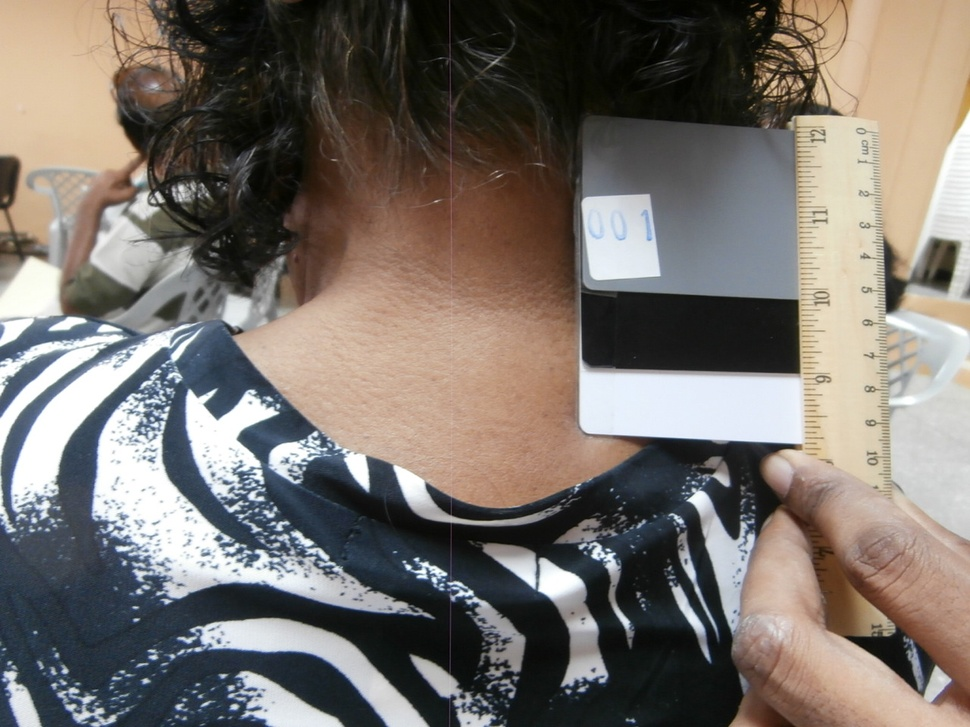
#> input picture Sample_Pics/1.JPG, 970 x 727 px, shrunk from 1280 x 960 before the run; its folder holds only this picture in this run
$ python loopImgs.py
#> lines starting #> are read from the running program, lines starting #| are printed output that depends on the picture; after the words box and inside, x2 and y2 are one past the last pixel; in counts of white or black regions, pixels touching at a corner belong together
import os
import numpy as np
import argparse
import cv2
import random
import math
import csv

RGB_SCALE = 255
CMYK_SCALE = 100

def sRGBtoLinearRGB(c):
    if c <= 0.04045:
        return c / 12.92
    else:
        return ((c + 0.055) / 1.055) ** 2.4

def rgb_to_cmyk(r, g, b):
    if (r, g, b) == (0, 0, 0):
        # black
        return 0, 0, 0, CMYK_SCALE

    # rgb [0,255] -> cmy [0,1]
    c = 1 - r / RGB_SCALE
    m = 1 - g / RGB_SCALE
    y = 1 - b / RGB_SCALE

    # extract out k [0, 1]
    min_cmy = min(c, m, y)
    c = (c - min_cmy) / (1 - min_cmy)
    m = (m - min_cmy) / (1 - min_cmy)
    y = (y - min_cmy) / (1 - min_cmy)
    k = min_cmy

    # rescale to the range [0,CMYK_SCALE]
    return int(c * CMYK_SCALE), int(m * CMYK_SCALE), int(y * CMYK_SCALE), int(k * CMYK_SCALE)

def rgbToLab(r, g, b) :
    r = r / 255
    g = g / 255
    b = b / 255

    if r > 0.04045:
        r = (r + 0.055) / 1.055 ** 2.4
    else:
        r = r / 12.92

    if g > 0.04045:
        g = (g + 0.055) / 1.055 ** 2.4
    else:
        g = g / 12.92

    if b > 0.04045:
        b = (b + 0.055) / 1.055 ** 2.4
    else:
        b = b / 12.92

    x = (r * 0.4124 + g * 0.3576 + b * 0.1805) / 0.95047
    y = (r * 0.2126 + g * 0.7152 + b * 0.0722) / 1.00000
    z = (r * 0.0193 + g * 0.1192 + b * 0.9505) / 1.08883

    if x > 0.008856:
        x = x ** (1 / 3)
    else:
        x = (7.787 * x) + 16 / 116
    if y > 0.008856:
        y = y ** (1 / 3)
    else:
        y = (7.787 * y) + 16 / 116
    if z > 0.008856:
        z = z ** (1 / 3)
    else:
        z = (7.787 * z) + 16 / 116

    return f"{(116 * y) - 16:.5f},{500 * (x - y):.5f},{200 * (y - z):.5f}"

def rgbToHsv(r, g, b):
    rabs = r / 255
    gabs = g / 255
    babs = b / 255
    v = max(rabs, gabs, babs)
    diff = v - min(rabs, gabs, babs)
    diffc = lambda c: (v - c) / 6 / diff + 1 / 2
    percentRoundFn = lambda num: round(num * 100) / 100
    if diff == 0:
        h = s = 0
    else:
        s = diff / v
        rr = diffc(rabs)
        gg = diffc(gabs)
        bb = diffc(babs)
        if rabs == v:
            h = bb - gg
        elif gabs == v:
            h = (1 / 3) + rr - bb
        elif babs == v:
            h = (2 / 3) + gg - rr
        if h < 0:
            h += 1
        elif h > 1:
            h -= 1
    return f"{round(h * 360)},{percentRoundFn(s * 100)},{percentRoundFn(v * 100)}"

def rgbToLuminance(r, g, b):
      return (((0.2126*r/255)+(0.7152*g/255)+(0.0722*b/255))*100)

def temperature2rgb(kelvin):
    temperature = kelvin / 100.0
    if temperature < 66.0:
        red = 255
    else:
        red = temperature - 55.0
        red = 351.97690566805693 + 0.114206453784165 * red - 40.25366309332127 * math.log(red)
        if red < 0:
            red = 0
        if red > 255:
            red = 255
    if temperature < 66.0:
        green = temperature - 2
        green = -155.25485562709179 - 0.44596950469579133 * green + 104.49216199393888 * math.log(green)
        if green < 0:
            green = 0
        if green > 255:
            green = 255
    else:
        green = temperature - 50.0
        green = 325.4494125711974 + 0.07943456536662342 * green - 28.0852963507957 * math.log(green)
        if green < 0:
            green = 0
        if green > 255:
            green = 255
    if temperature >= 66.0:
        blue = 255
    else:
        if temperature <= 20.0:
            blue = 0
        else:
            blue = temperature - 10
            blue = -254.76935184120902 + 0.8274096064007395 * blue + 115.67994401066147 * math.log(blue)
            if blue < 0:
                blue = 0
            if blue > 255:
                blue = 255
    return {"red": round(red), "blue": round(blue), "green": round(green)}

def rgbToTemperature(r, g, b):
    epsilon = 0.4
    minTemperature = 1000
    maxTemperature = 40000
    while maxTemperature - minTemperature > epsilon:
        temperature = (maxTemperature + minTemperature) / 2
        testRGB = temperature2rgb(temperature)
        if (testRGB["blue"] / testRGB["red"]) >= (b / r):
            maxTemperature = temperature
        else:
            minTemperature = temperature
    return round(temperature)

def rgbToRyb(r, g, b):
    # Remove the whiteness from the color.
    w = min(r, g, b)
    r -= w
    g -= w
    b -= w

    mg = max(r, g, b)

    # Get the yellow out of the red+green.
    y = min(r, g)
    r -= y
    g -= y

    # If this unfortunate conversion combines blue and green, then cut each in
    # half to preserve the value's maximum range.
    if b and g:
        b /= 2.0
        g /= 2.0

    # Redistribute the remaining green.
    y += g
    b += g

    # Normalize to values.
    my = max(r, y, b)
    if my:
        n = mg / my
        r *= n
        y *= n
        b *= n

    # Add the white back in.
    r += w
    y += w
    b += w

    # And return back the ryb typed accordingly.
    return str(int(r)) + "," + str(int(y)) + "," + str(int(b))

def rgbToXyz(r, g, b):
    r = sRGBtoLinearRGB(r / 255)
    g = sRGBtoLinearRGB(g / 255)
    b = sRGBtoLinearRGB(b / 255)

    X = 0.4124 * r + 0.3576 * g + 0.1805 * b
    Y = 0.2126 * r + 0.7152 * g + 0.0722 * b
    Z = 0.0193 * r + 0.1192 * g + 0.9505 * b

    return str(int(X * 100)) + "," + str(int(Y * 100)) + "," + str(int(Z * 100))

# [12 lines left out: function k_val, not called in this run]

#0<--Blk+++White-->255

hcmyk = ""
ncmyk = ""
hlab = ""
nlab = ""
hhsv = ""
nhsv = ""
hlum = ""
nlum = ""
htemp = ""
ntemp = ""
hryb = ""
nryb = ""
hxyz = ""
nxyz = ""
hkval = ""
nkval = ""


fcount = 0

for files in os.listdir('Sample_Pics/'):
    # construct the argument parse and parse the arguments
    ap = argparse.ArgumentParser()
    ap.add_argument("-i", "--image", help="path to the image file", default=f'Sample_Pics/{files}')

    args = vars(ap.parse_args())
    lower = np.array([3, 15, 10], dtype="uint8")
    upper = np.array([20, 255, 255], dtype="uint8")

    image = cv2.imread(args["image"])
#> image is the input picture: shape (727, 970, 3); mean B, G, R 107.7, 113.6, 120.6
    image = cv2.resize(image, (300, 300))
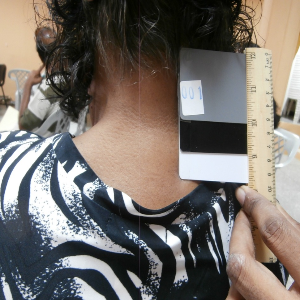
#> image: shape (300, 300, 3); mean B, G, R 107.6, 113.5, 120.5
    converted = cv2.cvtColor(image, cv2.COLOR_BGR2HSV)
#> converted: shape (300, 300, 3); mean H, S, V 50.8, 63.4, 127
    skinMask = cv2.inRange(converted, lower, upper)
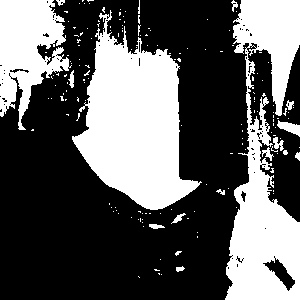
#> skinMask: shape (300, 300); 36.5% white; 165 white regions (148 under 20 px), largest, box (x1, y1, x2, y2) and area: (72, 10, 202, 210) 13968, (225, 0, 300, 300) 12310, (0, 0, 72, 130) 5380
    kernel = cv2.getStructuringElement(cv2.MORPH_ELLIPSE, (11, 11))
    skinMask = cv2.erode(skinMask, kernel, iterations=2)
#> skinMask: shape (300, 300); 16.8% white; 6 white regions, box (x1, y1, x2, y2) and area: (86, 52, 179, 200) 8552, (0, 0, 43, 62) 2031, (251, 0, 300, 58) 1896, (240, 188, 300, 271) 1777, (237, 265, 285, 300) 869, (292, 294, 300, 300) 23
    skinMask = cv2.dilate(skinMask, kernel, iterations=2)
#> skinMask: shape (300, 300); 28.5% white; 4 white regions
    # blur the mask to help remove noise
    skinMask = cv2.GaussianBlur(skinMask, (3, 3), 0)
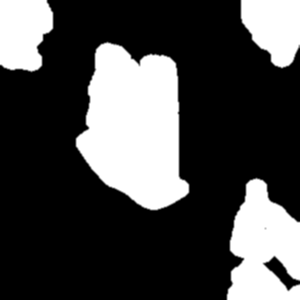
#> skinMask: shape (300, 300); min 0, max 255, mean 72.6
    # apply the mask to the original image
    skin = cv2.bitwise_and(image, image, mask=skinMask)
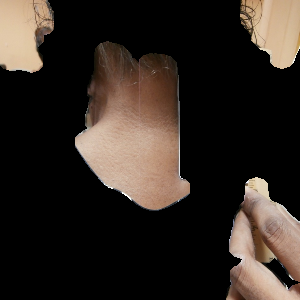
#> skin: shape (300, 300, 3); mean B, G, R 34.1, 40.3, 48.9
    # Find contours in the skin mask
    contours, _ = cv2.findContours(skinMask, cv2.RETR_EXTERNAL, cv2.CHAIN_APPROX_SIMPLE)
#> contours = 4 contours; box (x1, y1, x2, y2) and area: (75, 41, 190, 211) 13533, (226, 177, 300, 300) 6466, (0, 0, 54, 73) 3214, (240, 0, 300, 69) 3060
    # Initialize a list to store bounding boxes of non-black/skin regions
    non_black_boxes = []
    # Loop over the contours
    for contour in contours:
        # Get bounding box for each contour
        x, y, w, h = cv2.boundingRect(contour)
        if cv2.contourArea(contour) > 100:
            non_black_boxes.append((x, y, w, h))
#> this loop made 4 passes
#> (x, y, w, h) on passes 1 to 4: (226, 177, 74, 123), (75, 41, 115, 170), (240, 0, 60, 69), (0, 0, 54, 73)
#> after the loop, non_black_boxes = [(226, 177, 74, 123), (75, 41, 115, 170), (240, 0, 60, 69), (0, 0, 54, 73)]

    # Create a copy of the original skin image
    skin_cropped = skin.copy()

    # Draw bounding boxes on the copy
    # This only draws the reactangle bounding boxes
    for box in non_black_boxes:
        x, y, w, h = box
        #img output,upper left, lower right, BGR Color, thickness
        cv2.rectangle(skin_cropped, (x, y), (x + w, y + h), (0, 255, 0), 2)
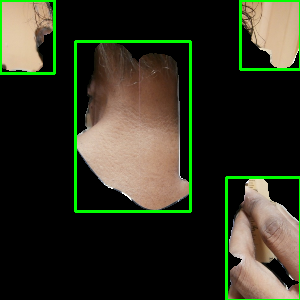
#> skin_cropped: shape (300, 300, 3); 4.09% of pixels changed, all inside (x1, y1, x2, y2) = (0, 0, 300, 300)

    # Determine Largest Contour
    # Get largest contour
    largest_contour = max(contours, key=cv2.contourArea)
#> largest_contour = contour of 154 points, box (x1, y1, x2, y2) (75, 41, 190, 211), area 13533
    largest_contour_mask = np.zeros_like(skinMask)
    cv2.drawContours(largest_contour_mask, [largest_contour], 0, 255, thickness=cv2.FILLED)
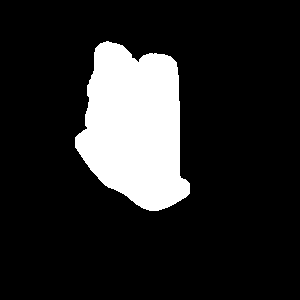
#> largest_contour_mask: shape (300, 300); 15.3% white; 1 white region, box (x1, y1, x2, y2) and area: (75, 41, 190, 211) 13756

    # Apply the mask to the original image
    largest_contour_image = cv2.bitwise_and(image, image, mask=largest_contour_mask)
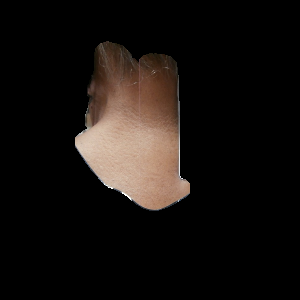
#> largest_contour_image: shape (300, 300, 3); mean B, G, R 14.9, 17.7, 22.2

    #This specifically writes the image to a file called skin1.png
    cv2.imwrite(f'CroppedImgs/skin{fcount}.png',largest_contour_image)

    file_path = f'CroppedImgs/skin{fcount}.png'
    img = cv2.imread(file_path)
    fcount = fcount + 1
    imgW = np.size(img,1)
#> imgW = 300
    imgH = np.size(img,0)
#> imgH = 300

    randoW = []
    randoH = []
    pxlArray = []
    grayPixels = []

    count = 0
    #Set sample size
    n = 50
    #Sample pixels
    #While at the same time eliminating the wholly black pixels.
    while count != n:
        for i in range(0,n):
            h = random.randint(0,imgH-1)
            w = random.randint(0,imgW-1)
            if not np.all(img[h, w] == 0):
                randoW.append(w)
                randoH.append(h)
                count = count + 1
            else:
                break
#> after the loop, count = 50; randoH = 50 values, max 207 at index 0, min 43 at index 29, mean 120.8; randoW = 50 values, max 185 at index 32, min 83 at index 23, mean 135.2

    for i in range(0,n):
        pxlArray.append(img[randoH[i], randoW[i]])
        grayPixels.append(int(sum(pxlArray[i])//3))
#> after the loop, grayPixels = 50 values, max 219 at index 10, min 20 at index 41, mean 109.1; pxlArray = 50 items, first 6: [101, 129, 173], [72, 89, 128], [107, 131, 173], [172, 191, 218], [31, 44, 66], [142, 161, 195]

    data_pairs = dict(zip(grayPixels, pxlArray))
#> data_pairs = 45 items
    sorted_keys = sorted(data_pairs.keys())
#> sorted_keys = 45 values from 20 to 219
    sorted_arr2 = [data_pairs[key] for key in sorted_keys]
#> sorted_arr2 = 45 items, first 6: [10, 21, 30], [12, 23, 34], [16, 28, 38], [25, 39, 61], [28, 39, 60], [38, 44, 47]

    minpt = int(0.2*(len(sorted_arr2)))
#> minpt = 9
    maxpt = int(0.8*(len(sorted_arr2)))
#> maxpt = 36
    #print(pxlArray[2])

    minPxVal = sorted_arr2[minpt]
#> minPxVal = [30, 46, 75]
    maxPxVal = sorted_arr2[maxpt]
#> maxPxVal = [137, 156, 193]

    #The hyperpigmented/darker skin
    r_min=minPxVal[0]
#> r_min = 30
    g_min=minPxVal[1]
#> g_min = 46
    b_min=minPxVal[2]
#> b_min = 75

    #The "Normal" skin tone
    r_max=maxPxVal[0]
#> r_max = 137
    g_max=maxPxVal[1]
#> g_max = 156
    b_max=maxPxVal[2]
#> b_max = 193

    '''
    print(r_min," ",g_min," ",g_min)
    print(r_max," ",g_max," ",g_max)

    print("CMYK -","Hyper ", rgb_to_cmyk(r_min,g_min,b_min),"       Normal ",rgb_to_cmyk(r_max,g_max,b_max))
    print("Lab  -","Hyper ", rgbToLab(r_min,g_min,b_min),"          Normal ",rgbToLab(r_max,g_max,b_max))
    print("HSV  -","Hyper ", rgbToHsv(r_min,g_min,b_min),"          Normal ",rgbToHsv(r_max,g_max,b_max))
    print("LUM  -","Hyper ", rgbToLuminance(r_min,g_min,b_min),"    Normal ",rgbToLuminance(r_max,g_max,b_max))
    print("TEMP -","Hyper ", rgbToTemperature(r_min,g_min,b_min),"  Normal ",rgbToTemperature(r_max,g_max,b_max))
    print("RYB  -","Hyper ", rgbToRyb(r_min,g_min,b_min),"          Normal ",rgbToRyb(r_max,g_max,b_max))
    print("XYZ  -","Hyper ", rgbToXyz(r_min,g_min,b_min),"          Normal ",rgbToXyz(r_max,g_max,b_max))
    '''

    hcmyk = rgb_to_cmyk(r_min,g_min,b_min)
#> in rgb_to_cmyk, `c = 1 - r / RGB_SCALE`: c = 0.882
#> in rgb_to_cmyk, `m = 1 - g / RGB_SCALE`: m = 0.82
#> in rgb_to_cmyk, `y = 1 - b / RGB_SCALE`: y = 0.706
#> in rgb_to_cmyk, `c = (c - min_cmy) / (1 - min_cmy)`: c = 0.6
#> in rgb_to_cmyk, `m = (m - min_cmy) / (1 - min_cmy)`: m = 0.387
#> in rgb_to_cmyk, `y = (y - min_cmy) / (1 - min_cmy)`: y = 0
#> in rgb_to_cmyk, `k = min_cmy`: k = 0.706
#> hcmyk = (60, 38, 0, 70)
    ncmyk = rgb_to_cmyk(r_max,g_max,b_max)
#> ncmyk = (29, 19, 0, 24)

    hlab = rgbToLab(r_min,g_min,b_min)
#> in rgbToLab, `r = r / 255`: r = 0.118
#> in rgbToLab, `g = g / 255`: g = 0.18
#> in rgbToLab, `b = b / 255`: b = 0.294
#> in rgbToLab, `r = (r + 0.055) / 1.055 ** 2.4`: r = 0.152
#> in rgbToLab, `g = (g + 0.055) / 1.055 ** 2.4`: g = 0.207
#> in rgbToLab, `b = (b + 0.055) / 1.055 ** 2.4`: b = 0.307
#> in rgbToLab, `x = (r * 0.4124 + g * 0.3576 + b * 0.1805) / 0.95047`: x = 0.202
#> in rgbToLab, `z = (r * 0.0193 + g * 0.1192 + b * 0.9505) / 1.08883`: z = 0.293
#> in rgbToLab, `x = x ** (1 / 3)`: x = 0.587
#> in rgbToLab, `z = z ** (1 / 3)`: z = 0.664
#> hlab = '52.11840,-0.20897,-15.44708'
    nlab = rgbToLab(r_max,g_max,b_max)
#> nlab = '80.83018,0.12862,-10.35133'

    hhsv = rgbToHsv(r_min,g_min,b_min)
#> in rgbToHsv, `rabs = r / 255`: rabs = 0.118
#> in rgbToHsv, `gabs = g / 255`: gabs = 0.18
#> in rgbToHsv, `babs = b / 255`: babs = 0.294
#> in rgbToHsv, `diff = v - min(rabs, gabs, babs)`: diff = 0.176
#> in rgbToHsv, `s = diff / v`: s = 0.6
#> in rgbToHsv, `rr = diffc(rabs)`: rr = 0.667
#> in rgbToHsv, `gg = diffc(gabs)`: gg = 0.607
#> in rgbToHsv, `bb = diffc(babs)`: bb = 0.5
#> in rgbToHsv, `h = (2 / 3) + gg - rr`: h = 0.607
#> hhsv = '219,60.0,29.41'
    nhsv = rgbToHsv(r_max,g_max,b_max)
#> nhsv = '220,29.02,75.69'

    hlum = rgbToLuminance(r_min,g_min,b_min)
#> hlum = 17.53
    nlum = rgbToLuminance(r_max,g_max,b_max)
#> nlum = 60.64

    htemp = rgbToTemperature(r_min,g_min,b_min)
#> htemp = 40000
    ntemp = rgbToTemperature(r_max,g_max,b_max)
#> ntemp = 14388

    hryb = rgbToRyb(r_min,g_min,b_min)
#> in rgbToRyb, `w = min(r, g, b)`: w = 30
#> in rgbToRyb, `r -= w`: r = 0
#> in rgbToRyb, `g -= w`: g = 16
#> in rgbToRyb, `b -= w`: b = 45
#> in rgbToRyb, `y = min(r, g)`: y = 0
#> in rgbToRyb, `b /= 2.0`: b = 22.5
#> in rgbToRyb, `g /= 2.0`: g = 8
#> in rgbToRyb, `b += g`: b = 30.5
#> in rgbToRyb, `n = mg / my`: n = 1.48
#> in rgbToRyb, `y *= n`: y = 11.8
#> in rgbToRyb, `b *= n`: b = 45
#> in rgbToRyb, `r += w`: r = 30
#> in rgbToRyb, `y += w`: y = 41.8
#> in rgbToRyb, `b += w`: b = 75
#> hryb = '30,41,75'
    nryb = rgbToRyb(r_max,g_max,b_max)
#> nryb = '137,151,193'

    hxyz = rgbToXyz(r_min,g_min,b_min)
#> in rgbToXyz, `r = sRGBtoLinearRGB(r / 255)`: r = 0.013
#> in rgbToXyz, `g = sRGBtoLinearRGB(g / 255)`: g = 0.0273
#> in rgbToXyz, `b = sRGBtoLinearRGB(b / 255)`: b = 0.0704
#> in rgbToXyz, `X = 0.4124 * r + 0.3576 * g + 0.1805 * b`: X = 0.0278
#> in rgbToXyz, `Y = 0.2126 * r + 0.7152 * g + 0.0722 * b`: Y = 0.0274
#> in rgbToXyz, `Z = 0.0193 * r + 0.1192 * g + 0.9505 * b`: Z = 0.0704
#> hxyz = '2,2,7'
    nxyz = rgbToXyz(r_max,g_max,b_max)
#> nxyz = '31,32,55'

    #hkval = k_val(r_min,g_min,b_min)
    #nkval = k_val(r_min,g_min,b_min)

    data = [{'HCMYK': hcmyk, 'NCMYK': ncmyk, 'HLAB': hlab, 'NLAB': nlab,
                'HHSV':hhsv, 'NHSV':nhsv, 'HLUM':hlum, 'NLUM':nlum,
                'HTEMP':htemp, 'NTEMP':ntemp, 'HRYB': hryb, 'NRYB': nryb,
                'HXYZ': hxyz, 'NXYZ':nxyz}]

    header_names = ['HCMYK', 'NCMYK', 'HLAB', 'NLAB',
                    'HHSV', 'NHSV', 'HLUM', 'NLUM',
                    'HTEMP', 'NTEMP', 'HRYB', 'NRYB',
                    'HXYZ','NXYZ']

    file_path = 'data.csv'
    file_exists = os.path.exists(file_path)

    with open(file_path, mode='a', newline='') as file:
        writer = csv.DictWriter(file, fieldnames=header_names)

        # Write header if the file is newly created
        if not file_exists:
            writer.writeheader()

        # Write rows
        for row in data:
            writer.writerow(row)
#> this loop made 1 pass

    print('Done')

$ run again, on Sample_Pics/13.JPG
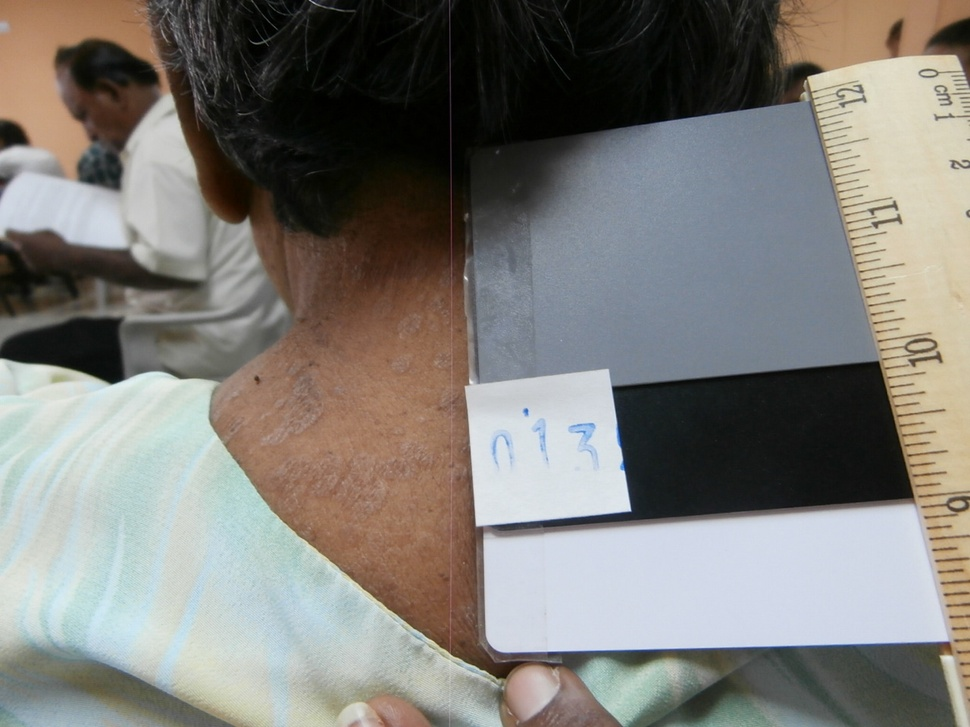
#> input picture Sample_Pics/13.JPG, 970 x 727 px, shrunk from 1280 x 960 before the run
#> image is the input picture: shape (727, 970, 3); mean B, G, R 120.1, 124.7, 126.8
#> image: shape (300, 300, 3)
#> converted: shape (300, 300, 3); mean H, S, V 58.3, 57.7, 135
#> contours = 4 contours; box (x1, y1, x2, y2) and area: (65, 82, 151, 267) 10622, (0, 0, 53, 66) 2367, (238, 0, 300, 30) 1404, (288, 218, 300, 245) 238
#> the loop `for contour in contours:` made 4 passes
#> (x, y, w, h) on passes 1 to 4: (288, 218, 12, 27), (65, 82, 86, 185), (238, 0, 62, 30), (0, 0, 53, 66)
#> after the loop `for contour in contours:`: non_black_boxes = [(288, 218, 12, 27), (65, 82, 86, 185), (238, 0, 62, 30), (0, 0, 53, 66)]
#> the loop `for box in non_black_boxes:` made 4 passes
#> after the loop `for box in non_black_boxes:`:
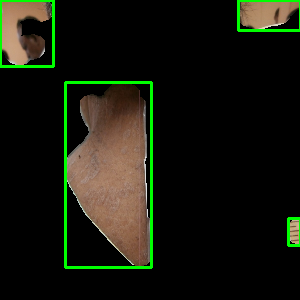
#> skin_cropped: shape (300, 300, 3); mean B, G, R 13.2, 24.6, 21.9
#> largest_contour = contour of 124 points, box (x1, y1, x2, y2) (65, 82, 151, 267), area 10622
#> largest_contour_mask: shape (300, 300); 12% white; 1 white region, box (x1, y1, x2, y2) and area: (65, 82, 151, 267) 10831
#> `largest_contour_image = cv2.bitwise_and(image, image, mask=largest_con..`:
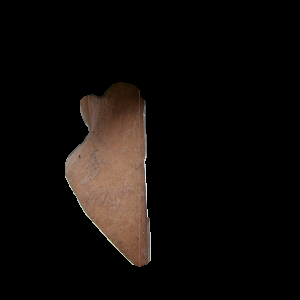
#> largest_contour_image: shape (300, 300, 3); mean B, G, R 9.5, 11.8, 15.6
#> imgW = 300
#> after the loop `while count != n:`: count = 50; randoH = 50 values, max 250 at index 30, min 96 at index 1, mean 168.9; randoW = 50 values, max 149 at index 17, min 67 at index 42, mean 107.7
#> after the loop `for i in range(0,n):`: grayPixels = 50 values, max 208 at index 23, min 32 at index 35, mean 109.6; pxlArray = 50 items, first 6: [84, 102, 136], [29, 41, 54], [38, 55, 89], [115, 130, 161], [48, 60, 86], [16, 32, 55]
#> data_pairs = 40 items
#> sorted_keys = 40 values from 32 to 208
#> sorted_arr2 = 40 items, first 6: [15, 30, 53], [16, 32, 55], [29, 41, 54], [36, 50, 79], [38, 55, 89], [48, 60, 86]
#> minpt = 8
#> maxpt = 32
#> minPxVal = [67, 81, 104]
#> maxPxVal = [107, 129, 167]
#> r_min = 67
#> g_min = 81
#> b_min = 104
#> r_max = 107
#> g_max = 129
#> b_max = 167
#> in rgb_to_cmyk, `c = 1 - r / RGB_SCALE`: c = 0.737
#> in rgb_to_cmyk, `m = 1 - g / RGB_SCALE`: m = 0.682
#> in rgb_to_cmyk, `y = 1 - b / RGB_SCALE`: y = 0.592
#> in rgb_to_cmyk, `c = (c - min_cmy) / (1 - min_cmy)`: c = 0.356
#> in rgb_to_cmyk, `m = (m - min_cmy) / (1 - min_cmy)`: m = 0.221
#> in rgb_to_cmyk, `y = (y - min_cmy) / (1 - min_cmy)`: y = 0
#> k = 0.592
#> hcmyk = (35, 22, 0, 59)
#> ncmyk = (35, 22, 0, 34)
#> in rgbToLab, `r = r / 255`: r = 0.263
#> in rgbToLab, `g = g / 255`: g = 0.318
#> in rgbToLab, `b = b / 255`: b = 0.408
#> in rgbToLab, `r = (r + 0.055) / 1.055 ** 2.4`: r = 0.279
#> in rgbToLab, `g = (g + 0.055) / 1.055 ** 2.4`: g = 0.328
#> in rgbToLab, `b = (b + 0.055) / 1.055 ** 2.4`: b = 0.407
#> in rgbToLab, `x = (r * 0.4124 + g * 0.3576 + b * 0.1805) / 0.95047`: x = 0.322
#> in rgbToLab, `y = (r * 0.2126 + g * 0.7152 + b * 0.0722) / 1.00000`: y = 0.323
#> in rgbToLab, `z = (r * 0.0193 + g * 0.1192 + b * 0.9505) / 1.08883`: z = 0.396
#> in rgbToLab, `x = x ** (1 / 3)`: x = 0.685
#> in rgbToLab, `y = y ** (1 / 3)`: y = 0.686
#> in rgbToLab, `z = z ** (1 / 3)`: z = 0.734
#> hlab = '63.60433,-0.47401,-9.63805'
#> nlab = '75.23808,-0.36366,-11.97545'
#> rabs = 0.263
#> gabs = 0.318
#> babs = 0.408
#> diff = 0.145
#> s = 0.356
#> rr = 0.667
#> gg = 0.604
#> bb = 0.5
#> in rgbToHsv, `h = (2 / 3) + gg - rr`: h = 0.604
#> hhsv = '217,35.58,40.78'
#> nhsv = '218,35.93,65.49'
#> hlum = 31.25
#> nlum = 49.83
#> htemp = 22630
#> ntemp = 23498
#> in rgbToRyb, `w = min(r, g, b)`: w = 67
#> in rgbToRyb, `r -= w`: r = 0
#> in rgbToRyb, `g -= w`: g = 14
#> in rgbToRyb, `b -= w`: b = 37
#> in rgbToRyb, `y = min(r, g)`: y = 0
#> in rgbToRyb, `b /= 2.0`: b = 18.5
#> in rgbToRyb, `g /= 2.0`: g = 7
#> in rgbToRyb, `b += g`: b = 25.5
#> n = 1.45
#> in rgbToRyb, `y *= n`: y = 10.16
#> in rgbToRyb, `b *= n`: b = 37
#> in rgbToRyb, `r += w`: r = 67
#> in rgbToRyb, `y += w`: y = 77.16
#> in rgbToRyb, `b += w`: b = 104
#> hryb = '67,77,104'
#> nryb = '107,123,167'
#> in rgbToXyz, `r = sRGBtoLinearRGB(r / 255)`: r = 0.0561
#> in rgbToXyz, `g = sRGBtoLinearRGB(g / 255)`: g = 0.0823
#> in rgbToXyz, `b = sRGBtoLinearRGB(b / 255)`: b = 0.138
#> X = 0.0776
#> Y = 0.0808
#> Z = 0.142
#> hxyz = '7,8,14'
#> nxyz = '20,21,39'
#> the loop `for row in data:` made 1 pass
